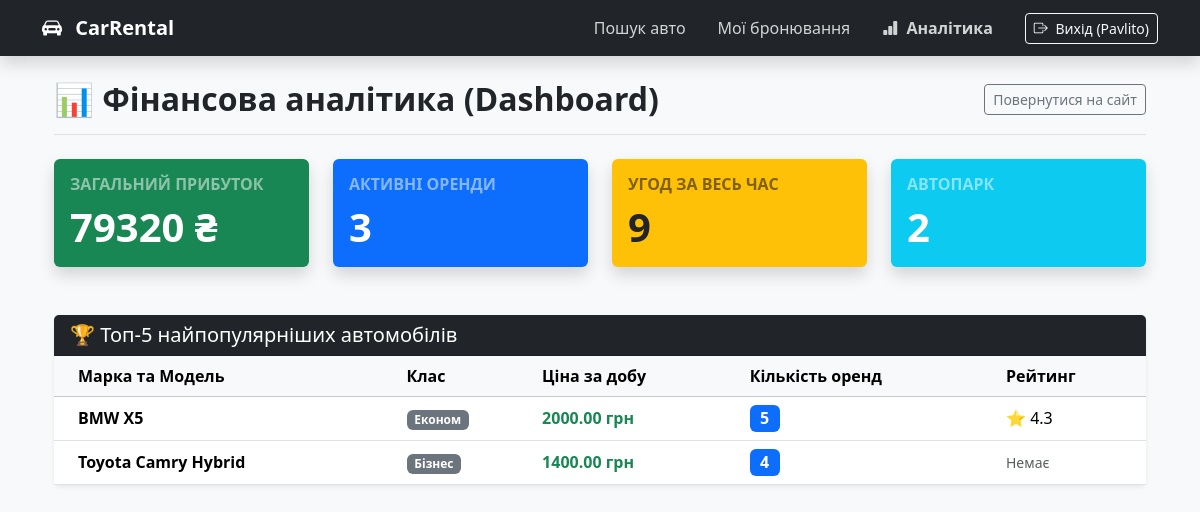
The page /dashboard/ (signed in) on the database its author committed.
### cars/models.py (models this page shows, shortened)
class Car(models.Model):
    category = models.ForeignKey(Category, on_delete=models.SET_NULL, null=True, blank=True, verbose_name="Клас авто")
    brand = models.CharField(max_length=50, verbose_name="Марка")
    model = models.CharField(max_length=50, verbose_name="Модель")
    price_per_day = models.DecimalField(max_digits=8, decimal_places=2, verbose_name="Ціна за добу (грн)")
    description = models.TextField(blank=True, verbose_name="Опис")
    is_available = models.BooleanField(default=True, verbose_name="Доступна для оренди")
    image = models.ImageField(upload_to='cars_images/', blank=True, null=True, verbose_name="Фото")
    @property
    def average_rating(self):
        reviews = self.reviews.all()
        if reviews:
            return round(sum(r.rating for r in reviews) / len(reviews), 1)
        return 0
    class Meta:
        verbose_name = "Автомобіль"
        verbose_name_plural = "Автомобілі"

class Category(models.Model):
    name = models.CharField(max_length=50, verbose_name="Назва категорії")
    class Meta:
        verbose_name = "Категорія"
        verbose_name_plural = "Категорії"

class Review(models.Model):
    RATING_CHOICES = [
        (1, '⭐ 1 - Дуже погано'),
        (2, '⭐⭐ 2 - Погано'),
        (3, '⭐⭐⭐ 3 - Нормально'),
        (4, '⭐⭐⭐⭐ 4 - Добре'),
        (5, '⭐⭐⭐⭐⭐ 5 - Відмінно'),
    ]
    car = models.ForeignKey(Car, on_delete=models.CASCADE, related_name='reviews', verbose_name="Авто")
    user = models.ForeignKey(User, on_delete=models.CASCADE, verbose_name="Клієнт")
    rating = models.IntegerField(choices=RATING_CHOICES, verbose_name="Оцінка")
    comment = models.TextField(verbose_name="Текст відгуку")
    created_at = models.DateTimeField(auto_now_add=True, verbose_name="Дата")
    class Meta:
        verbose_name = "Відгук"
        verbose_name_plural = "Відгуки"

### cars/views.py (the view)
# urls.py: path('dashboard/', views.dashboard, name='dashboard'), # <-- НОВИЙ МАРШРУТ
@user_passes_test(lambda u: u.is_staff)
def dashboard(request):
    total_cars = Car.objects.count()
    total_bookings = Booking.objects.count()
    active_bookings = Booking.objects.filter(end_date__gte=timezone.now().date()).count()
    all_bookings = Booking.objects.all()
    total_revenue = sum(b.total_price for b in all_bookings)
    popular_cars = Car.objects.annotate(num_bookings=Count('booking')).order_by('-num_bookings')[:5]
    context = {
        'total_cars': total_cars,
        'total_bookings': total_bookings,
        'active_bookings': active_bookings,
        'total_revenue': total_revenue,
        'popular_cars': popular_cars,
    }
    return render(request, 'cars/dashboard.html', context)

### cars/models.py (called while the page is built)
    @property
    def total_price(self):
        duration = (self.end_date - self.start_date).days
        if duration <= 0:
            duration = 1
        base_price = float(duration * self.car.price_per_day)
        if duration >= 7:
            discount = base_price * 0.10
        elif duration >= 3:
            discount = base_price * 0.05
        else:
            discount = 0
        return int(base_price - discount)

### cars/templates/cars/dashboard.html
{% extends 'cars/base.html' %}
{% block content %}
<div class="container mt-4 mb-5">
    <div class="d-flex justify-content-between align-items-center mb-4 border-bottom pb-3">
        <h2 class="fw-bold text-dark mb-0">📊 Фінансова аналітика (Dashboard)</h2>
        <a href="{% url 'car_list' %}" class="btn btn-outline-secondary btn-sm">Повернутися на сайт</a>
    </div>
    <div class="row g-4 mb-5">
        <div class="col-md-3">
            <div class="card bg-success text-white shadow h-100 border-0">
                <div class="card-body">
                    <h6 class="text-uppercase fw-bold text-white-50 mb-2">Загальний прибуток</h6>
                    <h2 class="display-6 fw-bold mb-0">{{ total_revenue }} ₴</h2>
                </div>
            </div>
        </div>
        <div class="col-md-3">
            <div class="card bg-primary text-white shadow h-100 border-0">
                <div class="card-body">
                    <h6 class="text-uppercase fw-bold text-white-50 mb-2">Активні оренди</h6>
                    <h2 class="display-6 fw-bold mb-0">{{ active_bookings }}</h2>
                </div>
            </div>
        </div>
        <div class="col-md-3">
            <div class="card bg-warning text-dark shadow h-100 border-0">
                <div class="card-body">
                    <h6 class="text-uppercase fw-bold text-black-50 mb-2">Угод за весь час</h6>
                    <h2 class="display-6 fw-bold mb-0">{{ total_bookings }}</h2>
                </div>
            </div>
        </div>
        <div class="col-md-3">
            <div class="card bg-info text-white shadow h-100 border-0">
                <div class="card-body">
                    <h6 class="text-uppercase fw-bold text-white-50 mb-2">Автопарк</h6>
                    <h2 class="display-6 fw-bold mb-0">{{ total_cars }}</h2>
                </div>
            </div>
        </div>
    </div>
    <div class="row">
        <div class="col-12">
            <div class="card shadow-sm border-0">
                <div class="card-header bg-dark text-white">
                    <h5 class="mb-0">🏆 Топ-5 найпопулярніших автомобілів</h5>
                </div>
                <div class="card-body p-0">
                    <table class="table table-hover align-middle mb-0">
                        <thead class="table-light">
                            <tr>
                                <th class="ps-4">Марка та Модель</th>
                                <th>Клас</th>
                                <th>Ціна за добу</th>
                                <th>Кількість оренд</th>
                                <th>Рейтинг</th>
                            </tr>
                        </thead>
                        <tbody>
                            {% for car in popular_cars %}
                            <tr>
                                <td class="ps-4 fw-bold">{{ car.brand }} {{ car.model }}</td>
                                <td>
                                    {% if car.category %}
                                        <span class="badge bg-secondary">{{ car.category.name }}</span>
                                    {% else %}
                                        <span class="text-muted">-</span>
                                    {% endif %}
                                </td>
                                <td class="text-success fw-bold">{{ car.price_per_day }} грн</td>
                                <td><span class="badge bg-primary fs-6">{{ car.num_bookings }}</span></td>
                                <td>
                                    {% if car.average_rating > 0 %}
                                        ⭐ {{ car.average_rating }}
                                    {% else %}
                                        <small class="text-muted">Немає</small>
                                    {% endif %}
                                </td>
                            </tr>
                            {% empty %}
                            <tr>
                                <td colspan="5" class="text-center py-4 text-muted">Немає даних про оренди.</td>
                            </tr>
                            {% endfor %}
                        </tbody>
                    </table>
                </div>
            </div>
        </div>
    </div>
</div>
{% endblock %}

### cars/templates/cars/base.html (shortened to what this page needs)
<!DOCTYPE html>
<html lang="uk">
<head>
    <link href="https://cdn.jsdelivr.net/npm/bootstrap@5.3.2/dist/css/bootstrap.min.css" rel="stylesheet">
    <link rel="stylesheet" href="https://cdn.jsdelivr.net/npm/bootstrap-icons@1.11.3/font/bootstrap-icons.min.css">
</head>
<body class="bg-light">
    <nav class="navbar navbar-expand-lg navbar-dark bg-dark shadow">
        <div class="container">
            <a class="navbar-brand fw-bold" href="{% url 'car_list' %}">
                <i class="bi bi-car-front-fill me-2"></i> CarRental
            </a>
            <div class="collapse navbar-collapse" id="navbarNav">
                <ul class="navbar-nav ms-auto align-items-lg-center">
                    <li class="nav-item">
                        <a class="nav-link px-3" href="{% url 'car_list' %}">Пошук авто</a>
                    </li>
                    {% if user.is_authenticated %}
                        <li class="nav-item">
                            <a class="nav-link px-3" href="{% url 'my_bookings' %}">Мої бронювання</a>
                        </li>
                        {% if user.is_staff %}
                            <li class="nav-item">
                                <a class="nav-link px-3 text-warning fw-bold" href="{% url 'dashboard' %}">
                                    <i class="bi bi-bar-chart-fill me-1"></i> Аналітика
                                </a>
                            </li>
                        {% endif %}
                        <li class="nav-item ms-lg-3 mt-3 mt-lg-0">
                            <form action="{% url 'logout' %}" method="post" class="d-inline w-100">
                                <button type="submit" class="btn btn-outline-light btn-sm w-100 text-start text-lg-center">
                                    <i class="bi bi-box-arrow-right me-1"></i> Вихід ({{ user.username }})
                                </button>
                            </form>
                        </li>
                    {% endif %}
                </ul>
            </div>
        </div>
    </nav>
    <div class="container mt-4">
        {% block content %}
        {% endblock %}
    </div>
</body>
</html>

### cars/templates/cars/base.html (style rules this page uses)
.navbar-dark .navbar-nav .nav-link { color: rgba(255, 255, 255, 0.8) !important; transition: all 0.2s ease-in-out; border-radius: 5px; }

### rows shown on the page
Car: brand "BMW", model "X5", category.name "Економ", price_per_day "2000.00", num_bookings "5", average_rating "4.3"
Car: brand "Toyota", model "Camry Hybrid", category.name "Бізнес", price_per_day "1400.00", num_bookings "4", shows "Немає"

### other values the page prints
{{ user.username }} "Pavlito"
{{ total_revenue }} "79320"
{{ active_bookings }} "3"
{{ total_bookings }} "9"
{{ total_cars }} "2"
